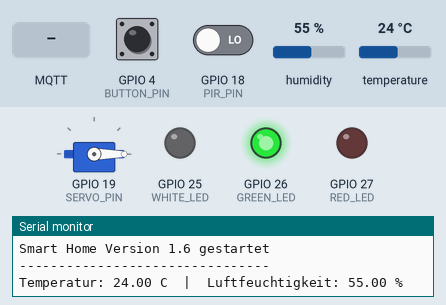
This sketch was run on a simulated ESP32. On the bench: servo, output pins drawn as LEDs (lit = HIGH), the last lines printed to the serial monitor. Dashed ring = blinking. Inputs (shaded band) come from the test bench; at power-on: GPIO 18 (PIR_PIN) LOW, GPIO 4 (BUTTON_PIN) HIGH, humidity 55 %, temperature 24 °C. WiFi joins after 1.5 s; servers stay silent unless stated; no MQTT or app messages arrive unless stated.

Above: at 2.7 s.
2.8 s: GPIO 18 (PIR_PIN) driven HIGH
At 3.05 s:
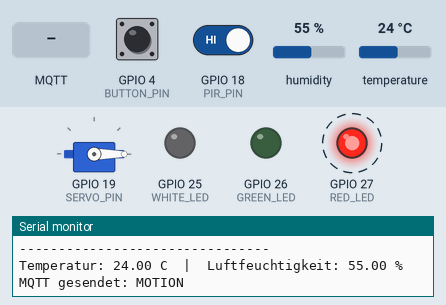
6.3 s: GPIO 4 (BUTTON_PIN) pulled LOW for 0.15 s
At 7.2 s:
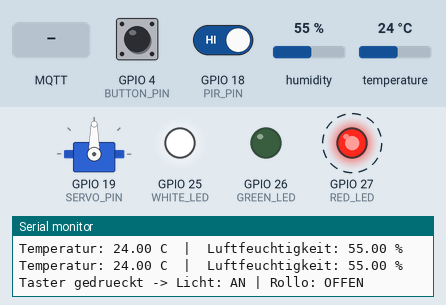
9.8 s: MQTT message "OFF" arrives on the first subscribed topic
At 10.2 s:
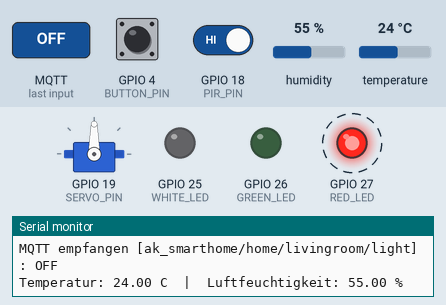
13.3 s: GPIO 4 (BUTTON_PIN) pulled LOW for 1 s
At 14.2 s:
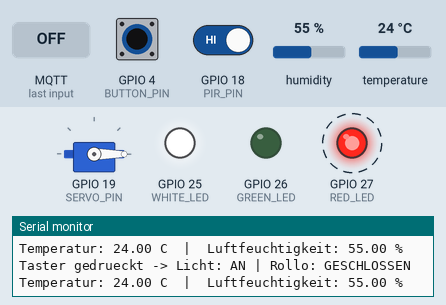
16.8 s: GPIO 18 (PIR_PIN) driven LOW
At 17.4 s:
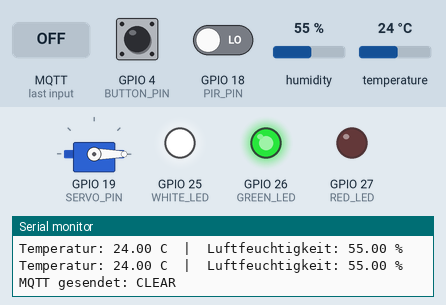
18.3 s: MQTT message "OPEN" arrives on the second subscribed topic
At 18.6 s:
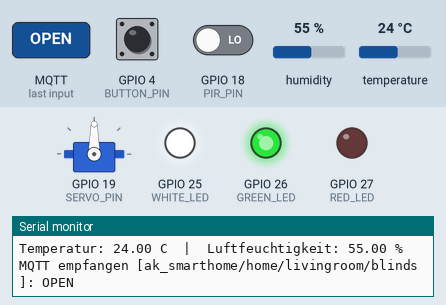
Timing chart, 0 to 20.8 s (numbered marks = the images above; inputs shaded):
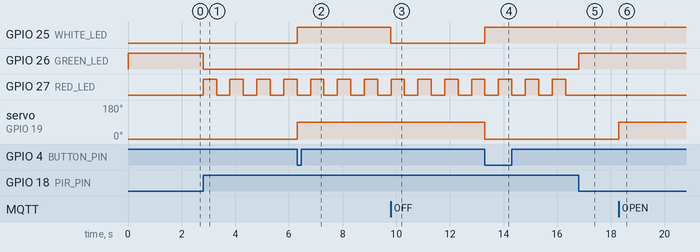

Measured:
- after the input at 2.8 s, GPIO 26 (GREEN_LED): HIGH → LOW at once; GPIO 27 (RED_LED): alternates HIGH for 0.50 s and LOW for 0.50 s, starting at once
- after the input at 6.3 s, GPIO 25 (WHITE_LED): LOW → HIGH at once; servo on GPIO 19 (SERVO_PIN): 0° → 90° at once
- after the input at 9.8 s, GPIO 25 (WHITE_LED): HIGH → LOW at once
- after the input at 13.3 s, GPIO 25 (WHITE_LED): LOW → HIGH at once; servo on GPIO 19 (SERVO_PIN): 90° → 0° at once
- after the input at 16.8 s, GPIO 26 (GREEN_LED): LOW → HIGH at once; GPIO 27 (RED_LED): stays LOW (without the input it goes to HIGH after 0.01 s)
- after the input at 18.3 s, servo on GPIO 19 (SERVO_PIN): 0° → 90° at once

The sketch:

sketch_fertig.ino
```cpp
//====================================
// Smart Home Projekt
// Version 1.6 -- Schritt 4: Sensordaten publishen
//====================================
#include <WiFi.h>
#include <PubSubClient.h>
#include <DHT.h>
#include <ESP32Servo.h>

#define RED_LED     27
#define GREEN_LED   26
#define WHITE_LED   25
#define BUTTON_PIN  4
#define PIR_PIN     18
#define DHT_PIN     15
#define SERVO_PIN   19

#define DHT_TYPE DHT22

const char* WIFI_SSID = "Wokwi-GUEST";
const char* WIFI_PASS = "";

const char* MQTT_BROKER = "broker.hivemq.com";
const int   MQTT_PORT   = 1883;
const char* MQTT_CLIENT_ID = "esp32-ak_smarthome";

// Subscribe-Topics (ESP32 empfaengt Befehle)
const char* TOPIC_LIGHT  = "ak_smarthome/home/livingroom/light";
const char* TOPIC_BLINDS = "ak_smarthome/home/livingroom/blinds";

// Publish-Topics (ESP32 sendet Zustaende)
const char* TOPIC_TEMPERATURE = "ak_smarthome/home/kitchen/temperature";
const char* TOPIC_HUMIDITY    = "ak_smarthome/home/kitchen/humidity";
const char* TOPIC_PIR         = "ak_smarthome/home/bedroom/pir";
const char* TOPIC_BUTTON      = "ak_smarthome/home/button";

WiFiClient espClient;
PubSubClient mqttClient(espClient);

DHT dht(DHT_PIN, DHT_TYPE);
Servo blindsServo;

bool whiteState = false;
bool lastButton = HIGH;

unsigned long lastButtonPress = 0;
const unsigned long debounceDelay = 200;

bool redLedState = false;
unsigned long lastBlink = 0;
const unsigned long blinkInterval = 500;

bool servoOpen = false;
const int servoClosedAngle = 0;
const int servoOpenAngle   = 90;

unsigned long lastDhtRead = 0;
const unsigned long dhtInterval = 2000;

// letzter gesendeter PIR-Status, damit nicht bei jedem Loop-Durchlauf erneut published wird
bool lastMotionSent = false;

unsigned long lastReconnectAttempt = 0;
const unsigned long reconnectInterval = 5000;

void mqttCallback(char* topic, byte* payload, unsigned int length) {
  String message;
  for (unsigned int i = 0; i < length; i++) {
    message += (char)payload[i];
  }

  Serial.print("MQTT empfangen [");
  Serial.print(topic);
  Serial.print("]: ");
  Serial.println(message);

  if (String(topic) == TOPIC_LIGHT) {
    if (message == "ON") {
      whiteState = true;
      digitalWrite(WHITE_LED, HIGH);
    } else if (message == "OFF") {
      whiteState = false;
      digitalWrite(WHITE_LED, LOW);
    }
  }

  if (String(topic) == TOPIC_BLINDS) {
    if (message == "OPEN") {
      servoOpen = true;
      blindsServo.write(servoOpenAngle);
    } else if (message == "CLOSE") {
      servoOpen = false;
      blindsServo.write(servoClosedAngle);
    }
  }
}

void setupWifi() {
  Serial.print("Verbinde mit WLAN: ");
  Serial.println(WIFI_SSID);

  WiFi.begin(WIFI_SSID, WIFI_PASS);

  while (WiFi.status() != WL_CONNECTED) {
    delay(300);
    Serial.print(".");
  }

  Serial.println();
  Serial.print("WLAN verbunden! IP-Adresse: ");
  Serial.println(WiFi.localIP());
}

bool reconnectMqtt() {
  Serial.print("Verbinde mit MQTT-Broker...");

  if (mqttClient.connect(MQTT_CLIENT_ID)) {
    Serial.println(" verbunden!");
    mqttClient.subscribe(TOPIC_LIGHT);
    mqttClient.subscribe(TOPIC_BLINDS);
    Serial.println("Topics abonniert.");
    return true;
  } else {
    Serial.print(" fehlgeschlagen, rc=");
    Serial.println(mqttClient.state());
    return false;
  }
}

void setup() {
  Serial.begin(115200);

  pinMode(RED_LED, OUTPUT);
  pinMode(GREEN_LED, OUTPUT);
  pinMode(WHITE_LED, OUTPUT);
  pinMode(BUTTON_PIN, INPUT_PULLUP);
  pinMode(PIR_PIN, INPUT);

  digitalWrite(RED_LED, LOW);
  digitalWrite(GREEN_LED, HIGH);
  digitalWrite(WHITE_LED, LOW);

  dht.begin();

  blindsServo.attach(SERVO_PIN);
  blindsServo.write(servoClosedAngle);

  setupWifi();

  mqttClient.setServer(MQTT_BROKER, MQTT_PORT);
  mqttClient.setCallback(mqttCallback);
  reconnectMqtt();

  Serial.println("--------------------------------");
  Serial.println("Smart Home Version 1.6 gestartet");
  Serial.println("--------------------------------");
}

void loop() {
  if (!mqttClient.connected()) {
    if (millis() - lastReconnectAttempt > reconnectInterval) {
      lastReconnectAttempt = millis();
      reconnectMqtt();
    }
  } else {
    mqttClient.loop();
  }

  //============================
  // Taster (Weisse LED + Servo lokal, plus MQTT-Meldung)
  //============================
  bool button = digitalRead(BUTTON_PIN);
  if (button == LOW && lastButton == HIGH && (millis() - lastButtonPress) > debounceDelay) {
    lastButtonPress = millis();

    whiteState = !whiteState;
    digitalWrite(WHITE_LED, whiteState);

    servoOpen = !servoOpen;
    blindsServo.write(servoOpen ? servoOpenAngle : servoClosedAngle);

    Serial.print("Taster gedrueckt -> Licht: ");
    Serial.print(whiteState ? "AN" : "AUS");
    Serial.print(" | Rollo: ");
    Serial.println(servoOpen ? "OFFEN" : "GESCHLOSSEN");

    if (mqttClient.connected()) {
      mqttClient.publish(TOPIC_BUTTON, "PRESSED");
    }
  }
  lastButton = button;

  //============================
  // PIR
  //============================
  bool motion = digitalRead(PIR_PIN);
  if (motion) {
    digitalWrite(GREEN_LED, LOW);
    if (millis() - lastBlink >= blinkInterval) {
      lastBlink = millis();
      redLedState = !redLedState;
      digitalWrite(RED_LED, redLedState);
    }
  } else {
    digitalWrite(GREEN_LED, HIGH);
    digitalWrite(RED_LED, LOW);
    redLedState = false;
  }

  // PIR-Status nur bei Aenderung per MQTT senden (nicht bei jedem Loop-Durchlauf)
  if (motion != lastMotionSent) {
    lastMotionSent = motion;
    if (mqttClient.connected()) {
      mqttClient.publish(TOPIC_PIR, motion ? "MOTION" : "CLEAR");
      Serial.println(motion ? "MQTT gesendet: MOTION" : "MQTT gesendet: CLEAR");
    }
  }

  //============================
  // DHT22 (alle 2 Sekunden auslesen + publishen)
  //============================
  if (millis() - lastDhtRead >= dhtInterval) {
    lastDhtRead = millis();

    float temperature = dht.readTemperature();
    float humidity = dht.readHumidity();

    if (isnan(temperature) || isnan(humidity)) {
      Serial.println("DHT22: Fehler beim Auslesen!");
    } else {
      Serial.print("Temperatur: ");
      Serial.print(temperature);
      Serial.print(" C  |  Luftfeuchtigkeit: ");
      Serial.print(humidity);
      Serial.println(" %");

      if (mqttClient.connected()) {
        char tempString[8];
        dtostrf(temperature, 4, 2, tempString);
        mqttClient.publish(TOPIC_TEMPERATURE, tempString);

        char humString[8];
        dtostrf(humidity, 4, 2, humString);
        mqttClient.publish(TOPIC_HUMIDITY, humString);
      }
    }
  }
}
```
